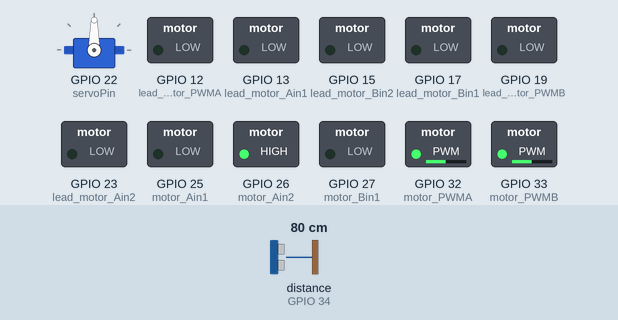
A sketch run on a simulated ESP32. Parts: servo, switched loads named in the sketch (green lamp = pin HIGH). Wiring (inferred from the names in the program): ultrasonic range finder: trigger GPIO 18; echo GPIO 34. The test bench sets the inputs (shaded band); at power-on: distance to the obstacle (sensor on GPIO 34) 80 cm. The echo pulse lasts 58.3 µs per cm; pins used as bus, display or sensor lines are not drawn; what the sketch prints to the serial monitor is not drawn.

Above: at 2.8 s.
2.9 s: distance to the obstacle (sensor on GPIO 34) set to 120 cm
At 4.0 s:
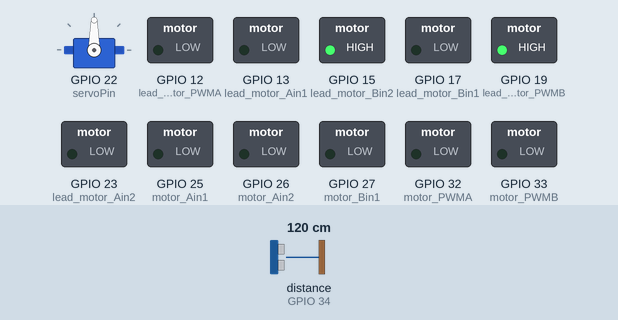
At 9.6 s:
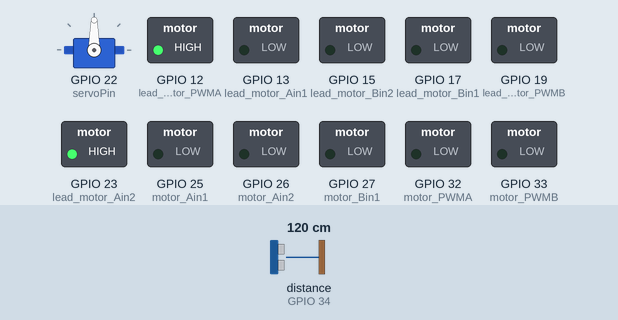
Timing chart, 0 to 16.5 s (numbered marks = the images above; inputs shaded):
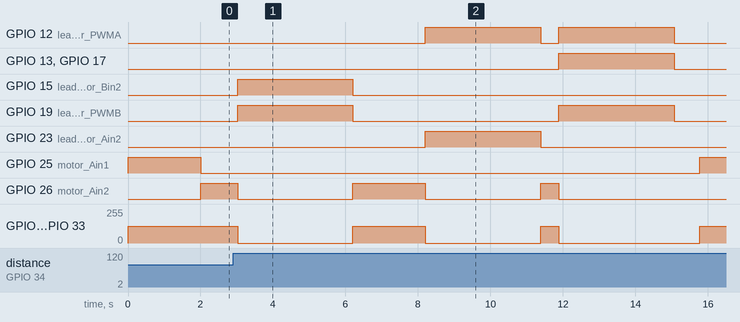

The sketch:

main.ino
```cpp
#include <IBusBM.h>
#include <ESP32Servo.h>


Servo myServo;
// const int receiverPin = 39;
const int servoPin = 22;

IBusBM IBus;  // Create IBus Object


const int rxPin = 36;

const int motor_Ain1 = 25;
const int motor_Ain2 = 26;
const int motor_PWMA = 32;

const int motor_PWMB = 33;
const int motor_Bin1 = 27;
const int motor_Bin2 = 35;

// for front ultrasonicsensor
const int trigPin = 24;
const int echoPin = 35;
//for back ultrasonicsensor
const int trigPin2 = 18;
const int echoPin2 = 34;


//lead screw motors
const int lead_motor_Ain1 = 13;
const int lead_motor_Ain2 = 23;
const int lead_motor_PWMA = 12;

const int lead_motor_PWMB = 19;
const int lead_motor_Bin1 = 17;
const int lead_motor_Bin2 = 15;

// The speed of sound is roughly 0.034 centimeters per microsecond
const float SOUND_SPEED = 0.034;


// Read the number of a given channel and convert to the range provided.
// If the channel is off, return the default value
int readChannel(byte channelInput, int minLimit, int maxLimit, int defaultValue) {
  uint16_t ch = IBus.readChannel(channelInput);
  if (ch < 100) return defaultValue;
  return map(ch, 1000, 2000, minLimit, maxLimit);
}

// Read the channel and return a boolean value
bool readSwitch(byte channelInput, bool defaultValue) {
  int intDefaultValue = (defaultValue) ? 100 : 0;
  int ch = readChannel(channelInput, 0, 100, intDefaultValue);
  return (ch > 50);
}

// Control Motor
void move_front(int speed) {
  digitalWrite(motor_Ain1, HIGH);
  digitalWrite(motor_Ain2, LOW);

  digitalWrite(motor_Bin1, HIGH);
  digitalWrite(motor_Bin2, LOW);

  analogWrite(motor_PWMA, speed);
  analogWrite(motor_PWMB, speed);
}
void move_back(int speed) {
  digitalWrite(motor_Ain1, LOW);
  digitalWrite(motor_Ain2, HIGH);

  digitalWrite(motor_Bin1, LOW);
  digitalWrite(motor_Bin2, HIGH);

  analogWrite(motor_PWMA, speed);
  analogWrite(motor_PWMB, speed);
}
void move_left(int speed) {
  digitalWrite(motor_Ain1, HIGH);
  digitalWrite(motor_Ain2, LOW);

  digitalWrite(motor_Bin1, LOW);
  digitalWrite(motor_Bin2, LOW);

  analogWrite(motor_PWMA, speed);
  analogWrite(motor_PWMB, speed);
}
void move_right(int speed) {
  digitalWrite(motor_Ain1, LOW);
  digitalWrite(motor_Ain2, LOW);

  digitalWrite(motor_Bin1, HIGH);
  digitalWrite(motor_Bin2, LOW);

  analogWrite(motor_PWMA, speed);
  analogWrite(motor_PWMB, speed);
}
void stop() {
  digitalWrite(motor_Ain1, LOW);
  digitalWrite(motor_Ain2, LOW);

  digitalWrite(motor_Bin1, LOW);
  digitalWrite(motor_Bin2, LOW);

  analogWrite(motor_PWMA, 0);
  analogWrite(motor_PWMB, 0);
}


void setup() {

  Serial.begin(115200);
  // Start IBus on Serial2 (RX 2)
  IBus.begin(Serial2 , 0 , rxPin );

  pinMode(motor_Ain1, OUTPUT);
  pinMode(motor_Ain2, OUTPUT);

  pinMode(motor_PWMA, OUTPUT);
  pinMode(motor_PWMB, OUTPUT);

  pinMode(motor_Bin1, OUTPUT);
  pinMode(motor_Bin2, OUTPUT);

  pinMode(trigPin, OUTPUT);
  pinMode(echoPin, INPUT);


  pinMode(trigPin2, OUTPUT);
  pinMode(echoPin2, INPUT);

  // Attach the servo to GPIO 25
  myServo.attach(servoPin);


  pinMode(lead_motor_Ain1, OUTPUT);
  pinMode(lead_motor_Ain2, OUTPUT);

  pinMode(lead_motor_PWMA, OUTPUT);
  pinMode(lead_motor_PWMB, OUTPUT);

  pinMode(lead_motor_Bin1, OUTPUT);
  pinMode(lead_motor_Bin2, OUTPUT);


}

void loop() {

   // Get RC channel values
  int CH1 = readChannel(0, -255, 255, 0);
  int CH2 = readChannel(1, -255, 255, 0);
  int CH3 = readChannel(2, 0, 255, 0);
  bool CH5 = readSwitch(4, false);
  bool CH6 = readSwitch(5, false);

  // Print values to serial monitor for debugging
  Serial.print("CH1 = ");
  Serial.print(CH1);

  Serial.print(" CH2 = ");
  Serial.print(CH2);

  Serial.print(" Ch3 = ");
  Serial.print(CH3);

  Serial.print(" Ch5 = ");
  Serial.print(CH5);

  Serial.print(" Ch6 = ");
  Serial.println(CH6);


  bool run =  true ;
  // turn on the automatic stair climbing mode
  if (CH6)
  {
    float distance = distance_u_s_1();
    //  check if stairs is present or not
    if (distance >= 2 && distance <= 400)
    {
      while (distance > 10) {
        stop();
        move_front(125);
        delay(1000);
        stop();

        distance = distance_u_s_1();
      }

      move_down_front_lead(255);
      move_down_front_lead(255);

      int time = millis();

      while (distance_u_s_1() - distance >= 25) {
        delay(100);
      }
      stop_front_lead();
      stop_back_lead();
      time = millis()- time;

      move_front(125);
      delay(1000);
      stop();
      delay(500);

      move_up_front_lead(255);
      delay( time);
      stop_front_lead();
      delay(500);

      move_front(125);
      delay(2000);
      stop();
      delay(500);

      move_up_back_lead(255);
      delay(time);
      stop_back_lead();
      delay(500);

      move_front(125);
      delay(500);
      stop();
      delay(500);
    }
  }


  else if (!CH6)
  {
      // turn on stairs climbing down
  int speed2 = 125;
  long height = 0 ;
    if (run) {
      height = { distance_u_s_2() };
      digitalWrite(motor_Ain1, HIGH);
      digitalWrite(motor_Ain2, LOW);

      digitalWrite(motor_Bin1, LOW);
      digitalWrite(motor_Bin2, HIGH);

      analogWrite(motor_PWMA, speed2);
      analogWrite(motor_PWMB, speed2);
      delay(2000);
      stop();
      run = false;
    }

    move_back(125);
    while ((distance_u_s_2() - height < 4 )) {
      delay(500);
    }
    stop();

    move_down_back_lead(255);
    delay((distance_u_s_2() - height) * 75 + 100);
    stop_back_lead();

    move_back(125);
    delay(2000);
    stop();

    move_down_front_lead(255);
    delay((distance_u_s_2() - height) * 75 + 100);
    stop_front_lead();

    move_back(125);
    delay(500);
    stop();

    move_up_front_lead(255);
    move_up_back_lead(255);
    delay((distance_u_s_2() - height) * 75 + 100);
    stop_lead();
    delay(500);
  }
  else
  {

    // to move front
    if (CH2 > 10 && (!(CH1 > 10  || CH1 < -10))) {
      move_front(CH2);
    }
    // to move back
    else if (CH2 < -10 && (!(CH1 > 10  || CH1 < -10))) {
      move_back(abs(CH2));
    }
    // to move left
    else if (CH1 >  10 && (!(CH2 > 10  || CH2 < -10))) {

      move_left(CH1);
    }
    //to move right
    else if (CH1 < 1480 &&  (!(CH2 > 10  || CH2 < -10))) {
      move_left(abs(CH2));
    } else {
      stop();
    }


    if (CH3 > 10 )
    {
      int angle = map(CH3, 0, 255, 0, 90);

      // Tell the servo to move to that angle
      myServo.write(angle);
    }
    run = true;
  }
  delay(200);
}

void move_up_front_lead(int speed) {
  digitalWrite(lead_motor_Ain1, HIGH);
  digitalWrite(lead_motor_Ain2, LOW);
  analogWrite(lead_motor_PWMA, speed);
}
void move_up_back_lead(int speed) {
  digitalWrite(lead_motor_Bin1, HIGH);
  digitalWrite(lead_motor_Bin2, LOW);
  analogWrite(lead_motor_PWMB, speed);
}
void move_down_front_lead(int speed) {
  digitalWrite(lead_motor_Ain1, LOW);
  digitalWrite(lead_motor_Ain2, HIGH);
  analogWrite(lead_motor_PWMA, speed);
}
void move_down_back_lead(int speed) {
  digitalWrite(lead_motor_Bin1, LOW);
  digitalWrite(lead_motor_Bin2, HIGH);
  analogWrite(lead_motor_PWMB, speed);
}

void stop_front_lead() {
  digitalWrite(lead_motor_Ain1, LOW);
  digitalWrite(lead_motor_Ain2, LOW);
  analogWrite(lead_motor_PWMA, 0);
}

void stop_back_lead() {
  digitalWrite(lead_motor_Bin1, LOW);
  digitalWrite(lead_motor_Bin2, LOW);
  analogWrite(lead_motor_PWMB, 0);
}
void stop_lead()
{
  digitalWrite(lead_motor_Bin1, LOW);
  digitalWrite(lead_motor_Bin2, LOW);
  analogWrite(lead_motor_PWMB, 0);

  digitalWrite(lead_motor_Ain1, LOW);
  digitalWrite(lead_motor_Ain2, LOW);
  analogWrite(lead_motor_PWMA, 0);

}

float distance_u_s_1() {

  digitalWrite(trigPin, LOW);
  delayMicroseconds(2);

  digitalWrite(trigPin, HIGH);
  delayMicroseconds(10);
  digitalWrite(trigPin, LOW);


  // We add a 30,000 microsecond timeout (which is roughly 5 meters).
  // This prevents the ESP32 from freezing if the sound never bounces back.
  long duration = pulseIn(echoPin, HIGH, 30000);
  return (duration * 0.0343 / 2);
}

float distance_u_s_2() {

  digitalWrite(trigPin2, LOW);
  delayMicroseconds(2);

  digitalWrite(trigPin2, HIGH);
  delayMicroseconds(10);
  digitalWrite(trigPin2, LOW);


  // We add a 30,000 microsecond timeout (which is roughly 5 meters).
  // This prevents the ESP32 from freezing if the sound never bounces back.
  long duration = pulseIn(echoPin2, HIGH, 30000);
  return (duration * 0.0343 / 2);
}
```

Measured:
- after the input at 2.9 s, GPIO 12 (lead_motor_PWMA): alternates HIGH for 3.2 s and LOW for 0.50 s, starting after 5.3 s; GPIO 13 (lead_motor_Ain1): LOW → HIGH after 9.0 s, → LOW 3.2 s later
